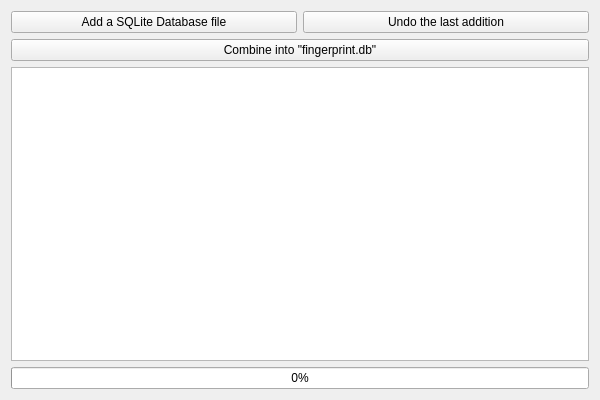
<?xml version="1.0" encoding="UTF-8"?>
<ui version="4.0">
 <class>Form</class>
 <widget class="QWidget" name="Form">
  <property name="geometry">
   <rect>
    <x>0</x>
    <y>0</y>
    <width>600</width>
    <height>400</height>
   </rect>
  </property>
  <property name="windowTitle">
   <string>Form</string>
  </property>
  <layout class="QVBoxLayout" name="verticalLayout">
   <item>
    <layout class="QVBoxLayout" name="verticalLayout_2">
     <item>
      <layout class="QHBoxLayout" name="horizontalLayout">
       <item>
        <widget class="QPushButton" name="btnAdd">
         <property name="text">
          <string>Add a SQLite Database file</string>
         </property>
         <property name="checkable">
          <bool>false</bool>
         </property>
        </widget>
       </item>
       <item>
        <widget class="QPushButton" name="btnUndo">
         <property name="text">
          <string>Undo the last addition</string>
         </property>
        </widget>
       </item>
      </layout>
     </item>
     <item>
      <widget class="QPushButton" name="btnCombine">
       <property name="text">
        <string>Combine into &quot;fingerprint.db&quot;</string>
       </property>
      </widget>
     </item>
     <item>
      <widget class="QPlainTextEdit" name="lblInfo">
       <property name="readOnly">
        <bool>true</bool>
       </property>
      </widget>
     </item>
     <item>
      <widget class="QProgressBar" name="pbConvert">
       <property name="value">
        <number>0</number>
       </property>
       <property name="invertedAppearance">
        <bool>false</bool>
       </property>
      </widget>
     </item>
    </layout>
   </item>
  </layout>
 </widget>
 <resources/>
 <connections/>
</ui>
